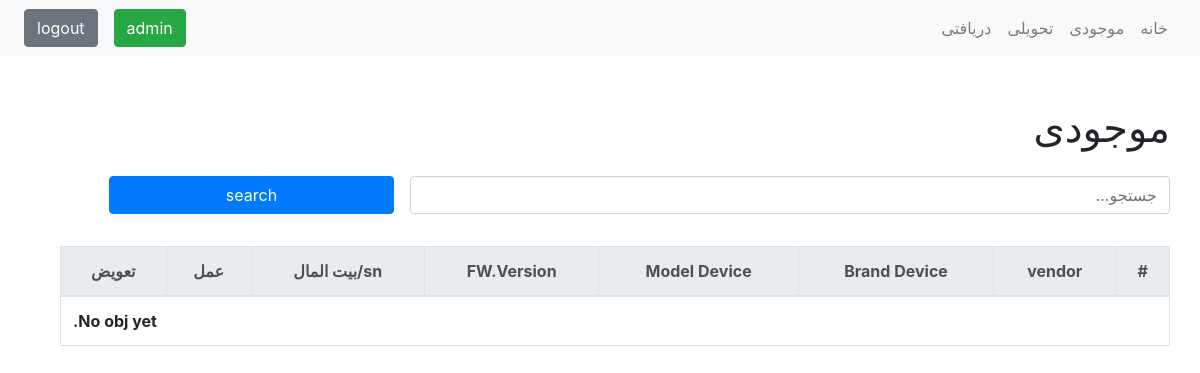
The page /available/ (signed in) on the database as committed earlier.
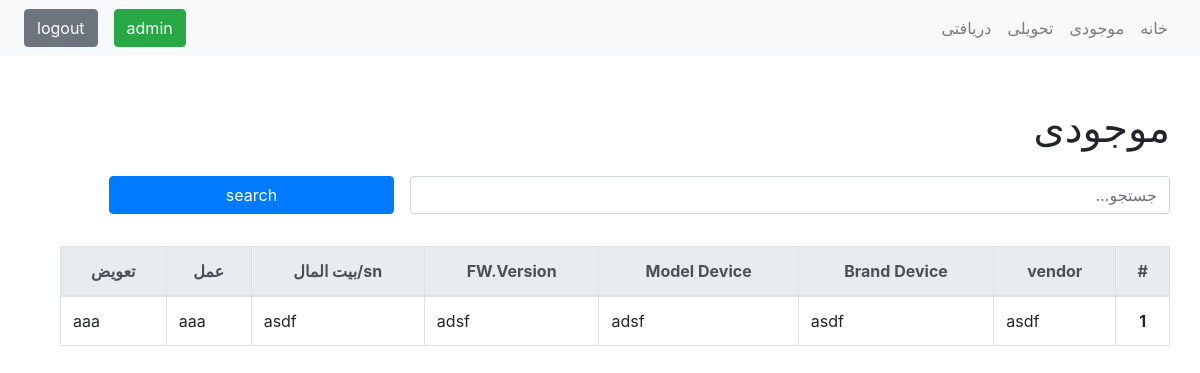
The same page on the database as committed later.
### app/models.py (models this page shows, shortened)
class Available(models.Model):
    action = models.CharField(max_length=300)
    replace = models.CharField(max_length=300)
    fireWall = models.ForeignKey('FireWall',on_delete=models.CASCADE,null=True,blank=True)
    created_date = models.DateTimeField(auto_now_add = True, editable = False)

class FireWall(models.Model):
    vendor = models.CharField(max_length=300)
    brand = models.CharField(max_length=300)
    model = models.CharField(max_length=300)
    version = models.CharField(max_length=300)
    sn= models.CharField(max_length=300)

### app/views.py (the view)
# urls.py: path('available/', AvailableListView.as_view(), name="available"),
class AvailableListView(LoginRequiredMixin, ListView):
    model = Available
    paginate_by = 100
    template_name = 'app/available_list.html'
    def get_queryset(self):
        filter_val = self.request.GET.get('filter', '')
        new_context = Available.objects.filter(
            Q(fireWall__vendor__icontains=filter_val) | Q(fireWall__brand__icontains=filter_val) | Q(fireWall__model__icontains=filter_val) | Q(fireWall__version__icontains=filter_val) | Q(fireWall__sn__icontains=filter_val) | Q(replace__icontains=filter_val) | Q(action__icontains=filter_val) | Q(replace__icontains=filter_val) | Q(action__icontains=filter_val)
        ).order_by('-created_date')
        return new_context
    def get_context_data(self, *args, **kwargs):
        context = super().get_context_data(**kwargs)
        context['filter'] = self.request.GET.get('filter', '')
        return context

### app/templates/app/available_list.html (shortened to what this page needs)
<!DOCTYPE html>
<html lang="fa" dir="rtl">
<head>
  {% load static %}
  <link rel="stylesheet" href="{% static 'app/css/bootstrap.min.css' %}">
</head>
<body>
  <nav class="navbar navbar-expand-lg navbar-light bg-light d-print-none">
    <div class="collapse navbar-collapse px-2" id="navbarNavAltMarkup">
      <div class="navbar-nav">
        <a class="nav-item nav-link" href="{% url 'home' %}">خانه</a>
        <a class="nav-item nav-link" href="{% url 'available' %}">موجودی</a>
        <a class="nav-item nav-link" href="{% url 'received' %}">تحویلی</a>
        <a class="nav-item nav-link" href="{% url 'delivery' %}">دریافتی</a>
      </div>
    </div>
    <div class="form-inline">
      <a class="btn btn-success mx-2" href="{% url 'admin:index' %}">admin</a>
      <a class="btn btn-secondary mx-2" href="{% url 'accounts_logout' %}">logout</a>
    </div>
  </nav>
  <div class="container">
    <div class="d-print-none">
      <div class="row mt-5">
        <h1>موجودی</h1>
      </div>
      <form action="{% url 'available' %}" method="GET">
        <div class="form-group row mt-3">
          <input type="text" value="{{filter}}" name="filter" placeholder="جستجو..."
            class="form-control col-sm-8 ml-3" />
          <button type="submit" class="col-sm-3 btn btn-primary">search</button>
        </div>
      </form>
    </div>
    <div class="row pt-3 table-responsive">
      <table class="table table-hover table-bordered" style="direction: rtl;">
        <thead class="thead-light text-center">
          <tr>
            <th scope="col">#</th>
            <th scope="col">vendor</th>
            <th scope="col">Brand Device</th>
            <th scope="col">Model Device</th>
            <th scope="col">FW.Version</th>
            <th scope="col">sn/بیت المال</th>
            <th scope="col">عمل</th>
            <th scope="col">تعویض</th>
          </tr>
        </thead>
        <tbody>
          {% for obj in object_list %}
          <tr>
            <th scope="row" class="text-center">{{obj.id}}</th>
            <td>{{obj.fireWall.vendor}}</td>
            <td>{{obj.fireWall.brand}}</td>
            <td>{{obj.fireWall.model}}</td>
            <td>{{obj.fireWall.version}}</td>
            <td>{{obj.fireWall.sn}}</td>
            <td>{{obj.action}}</td>
            <td>{{obj.replace}}</td>
          </tr>
          {% empty %}
          <tr>
            <th colspan="8">No obj yet.</td>
          </tr>
          {% endfor %}
        </tbody>
      </table>
    </div>
  </div>
</body>
</html>

Rows that differ between the two databases and show on the page:
added Available: id "1", fireWall.vendor "asdf", fireWall.brand "asdf", fireWall.model "adsf", fireWall.version "adsf", fireWall.sn "asdf", action "aaa", replace "aaa"
Other text that changed with them:
text no longer shown: "No obj yet."
